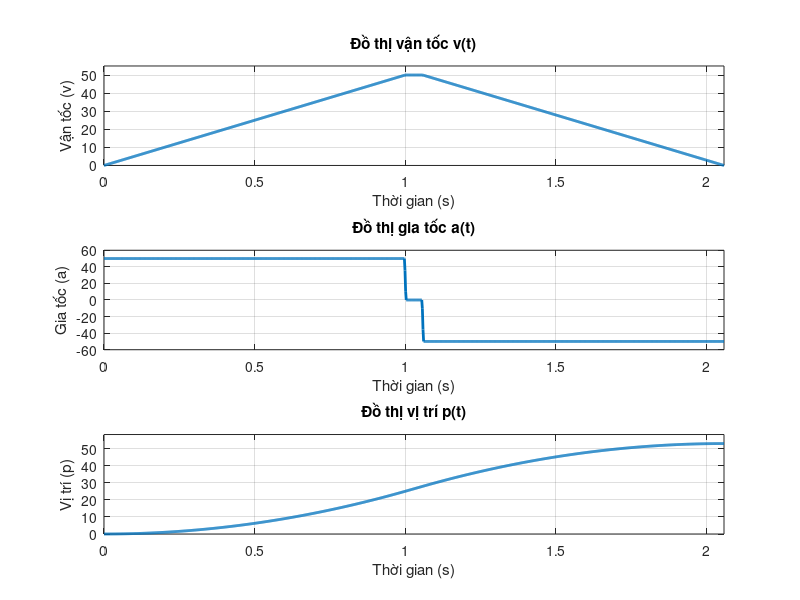

The MATLAB script that drew this image:
% Dữ liệu cho trước
a_max = 50; % Gia tốc tối đa (độ/s^2)
p_max = 52.9; % Quãng đường tối đa (độ)
v_max = 50; % Vận tốc tối đa (độ/s)

% Tính thời gian các pha
T1 = v_max / a_max; % Thời gian tăng tốc
T3 = (p_max + v_max^2 / a_max) / v_max; % Thời gian duy trì vận tốc
T2 = T3 - v_max / a_max; % Thời gian giảm tốc

% Tạo vector thời gian rời rạc
t = [0 T1 T2 T3];
v = [0 v_max v_max 0]; % Vận tốc tại các mốc

% Thời gian chi tiết để tính toán và vẽ
t_fine = linspace(0, T3, 1000);

% Nội suy vận tốc
v_fine = interp1(t, v, t_fine, 'linear');

% Tính gia tốc a(t): đạo hàm của v(t)
a_fine = gradient(v_fine, t_fine);

% Tính vị trí p(t): nguyên hàm của v(t)
p_fine = cumtrapz(t_fine, v_fine);

% Vẽ đồ thị
figure;

% Đồ thị vận tốc v(t)
subplot(3, 1, 1);
plot(t_fine, v_fine, 'LineWidth', 2);
grid on;
xlabel('Thời gian (s)');
ylabel('Vận tốc (v)');
title('Đồ thị vận tốc v(t)');
xlim([0 T3]);
ylim([0 max(v) * 1.1]);

% Đồ thị gia tốc a(t)
subplot(3, 1, 2);
plot(t_fine, a_fine, 'LineWidth', 2);
grid on;
xlabel('Thời gian (s)');
ylabel('Gia tốc (a)');
title('Đồ thị gia tốc a(t)');
xlim([0 T3]);

% Đồ thị vị trí p(t)
subplot(3, 1, 3);
plot(t_fine, p_fine, 'LineWidth', 2);
grid on;
xlabel('Thời gian (s)');
ylabel('Vị trí (p)');
title('Đồ thị vị trí p(t)');
xlim([0 T3]);
ylim([0 max(p_fine) * 1.1]);